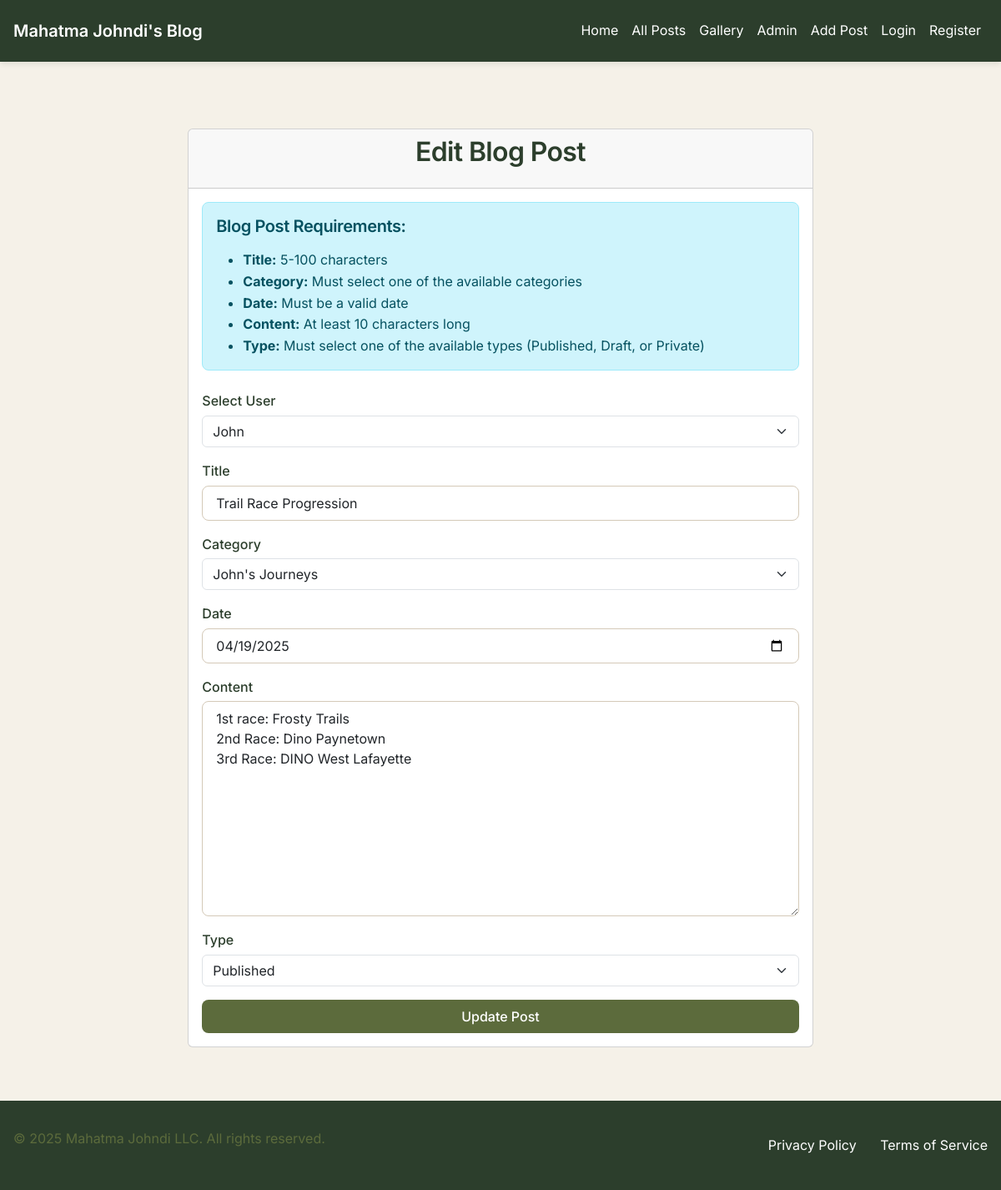
Screenshot of /edit_blog_post_instance/11 with the database file from the repository.
### tables this page shows
CREATE TABLE blog_posts (
                    post_id INTEGER PRIMARY KEY AUTOINCREMENT,
                    user_id INTEGER NOT NULL,
                    blog_category TEXT CHECK(blog_category IN ('Top 10s', 'John''s Journeys', 'Moments to Memories', 'Reviews') OR blog_category IS NULL),
                    title TEXT NOT NULL,
                    date TEXT DEFAULT CURRENT_TIMESTAMP, -- Automatically records the current date and time
                    body TEXT NOT NULL,
                    blog_type TEXT,
                    likes INTEGER DEFAULT 0, -- New column for likes
                    dislikes INTEGER DEFAULT 0, -- New column for dislikes
                    FOREIGN KEY (user_id) REFERENCES users(user_id)
                );

### app.py (the view, shortened to what this page needs)
@app.route('/edit_blog_post_instance/<int:post_id>', methods=['GET', 'POST'])
def edit_blog_post_instance(post_id):
    conn = get_db_connection()
    users = conn.execute("SELECT user_id, username FROM users").fetchall()
    form = EditBlogPostForm()
    form.user_id.choices = [(user['user_id'], user['username']) for user in users]
    if request.method == 'GET':
        post = conn.execute("SELECT * FROM blog_posts WHERE post_id = ?", (post_id,)).fetchone()
        if post:
            form.user_id.data = post['user_id']
            form.title.data = post['title']
            form.blog_category.data = post['blog_category']
            form.date.data = datetime.strptime(post['date'], '%Y-%m-%d') if post['date'] else None
            form.body.data = post['body']
            form.blog_type.data = post['blog_type']
        else:
            flash('Blog post not found.', 'error')
            return redirect(url_for('edit_blog_post'))
    post = conn.execute("SELECT * FROM blog_posts WHERE post_id = ?", (post_id,)).fetchone()
    conn.close()
    return render_template('edit_blog_post_instance.html', form=form, post=post)

### forms.py
class EditBlogPostForm(FlaskForm):
    user_id = SelectField('Select User', coerce=int, validators=[
        DataRequired(message='Please select a user')
    ])
    title = StringField('Title', validators=[
        DataRequired(),
        Length(min=5, max=100, message='Title must be between 5 and 100 characters long')
    ])
    blog_category = SelectField('Category', choices=[
        ('Top 10s', 'Top 10s'),
        ('John\'s Journeys', 'John\'s Journeys'),
        ('Moments to Memories', 'Moments to Memories'),
        ('Reviews', 'Reviews')
    ], validators=[DataRequired(message='Please select a category')])
    date = DateField('Date', validators=[DataRequired(message='Please select a date')])
    body = TextAreaField('Content', validators=[
        DataRequired(),
        Length(min=10, message='Blog post must be at least 10 characters long')
    ])
    blog_type = SelectField('Type', choices=[
        ('published', 'Published'),
        ('draft', 'Draft'),
        ('private', 'Private')
    ], validators=[DataRequired(message='Please select a post type')])

### app.py (called while the page is built)
def get_db_connection():
    conn = sqlite3.connect("database.db")
    conn.row_factory = sqlite3.Row
    return conn

### templates/edit_blog_post_instance.html (shortened to what this page needs)
{% extends 'base.html' %}
{% block content %}
<div class="container mt-5">
    <div class="row justify-content-center">
        <div class="col-md-8">
            <div class="card">
                <div class="card-header">
                    <h2 class="text-center">Edit Blog Post</h2>
                </div>
                <div class="card-body">
                    <div class="alert alert-info mb-4">
                        <h5 class="alert-heading">Blog Post Requirements:</h5>
                        <ul class="mb-0">
                            <li><strong>Title:</strong> 5-100 characters</li>
                            <li><strong>Category:</strong> Must select one of the available categories</li>
                            <li><strong>Date:</strong> Must be a valid date</li>
                            <li><strong>Content:</strong> At least 10 characters long</li>
                            <li><strong>Type:</strong> Must select one of the available types (Published, Draft, or Private)</li>
                        </ul>
                    </div>
                    <form method="POST" action="{{ url_for('edit_blog_post_instance', post_id=post['post_id']) }}">
                        <div class="mb-3">
                            {{ form.user_id.label(class="form-label") }}
                            {{ form.user_id(class="form-select") }}
                        </div>
                        <div class="mb-3">
                            {{ form.title.label(class="form-label") }}
                            {{ form.title(class="form-control", placeholder="Enter a descriptive title (5-100 characters)") }}
                        </div>
                        <div class="mb-3">
                            {{ form.blog_category.label(class="form-label") }}
                            {{ form.blog_category(class="form-select") }}
                        </div>
                        <div class="mb-3">
                            {{ form.date.label(class="form-label") }}
                            {{ form.date(class="form-control", type="date") }}
                        </div>
                        <div class="mb-3">
                            {{ form.body.label(class="form-label") }}
                            {{ form.body(class="form-control", rows="10", placeholder="Write your blog post content (minimum 10 characters)") }}
                        </div>
                        <div class="mb-3">
                            {{ form.blog_type.label(class="form-label") }}
                            {{ form.blog_type(class="form-select") }}
                        </div>
                        <div class="d-grid">
                            <button type="submit" class="btn btn-primary">Update Post</button>
                        </div>
                    </form>
                </div>
            </div>
        </div>
    </div>
</div>
{% endblock %}

### static/css/style.css (style rules this page uses)
:root { --primary: #5C6B3C; --primary-light: #7A8C4A; --primary-dark: #3D4A2C; --secondary: #8B7355; --background: #F5F1E8; --surface: #FFFFFF; --header-bg: #2C3E2C; --footer-bg: #2C3E2C; --text-primary: #2C3E2C; --text-secondary: #5C6B3C; --text-light: #8B7355; --border: #D4C9B8; --success: #4A6B3C; --error: #8B3C3C; --warning: #8B6B3C; --font-family: 'Inter', -apple-system, BlinkMacSystemFont, 'Segoe UI', Roboto, sans-serif; --font-size-base: 16px; --line-height-base: 1.6; --spacing-xs: 0.25rem; --spacing-sm: 0.5rem; --spacing-md: 1rem; --spacing-lg: 1.5rem; --spacing-xl: 2rem; --radius-sm: 0.25rem; --radius-md: 0.5rem; --radius-lg: 1rem; --shadow-sm: 0 1px 2px 0 rgba(44, 62, 44, 0.05); --shadow-md: 0 4px 6px -1px rgba(44, 62, 44, 0.1); --shadow-lg: 0 10px 15px -3px rgba(44, 62, 44, 0.1); --transition-fast: 150ms ease; --transition-normal: 250ms ease; --transition-slow: 350ms ease; }
* { margin: 0; padding: 0; box-sizing: border-box; }
html { scroll-behavior: smooth; }
body { font-family: var(--font-family); font-size: var(--font-size-base); line-height: var(--line-height-base); color: var(--text-primary); background-color: var(--background); background-image: linear-gradient(to bottom, var(--header-bg) 0%, var(--background) 100px); min-height: 100vh; }
h1, h2, h3, h4, h5, h6 { color: var(--text-primary); font-weight: 600; line-height: 1.2; margin-bottom: var(--spacing-md); letter-spacing: -0.02em; }
h2 { font-size: clamp(1.75rem, 4vw, 2rem); }
h5 { font-size: clamp(1.125rem, 2vw, 1.25rem); }
.container { width: 100%; max-width: 1200px; margin: 0 auto; padding: 0 var(--spacing-md); }
.form-control { width: 100%; padding: var(--spacing-sm) var(--spacing-md); border: 1px solid var(--border); border-radius: var(--radius-md); transition: all var(--transition-fast); background-color: var(--surface); font-size: 1rem; line-height: 1.5; }
.form-label { display: block; margin-bottom: var(--spacing-xs); color: var(--text-primary); font-weight: 500; }
.btn { display: inline-flex; align-items: center; justify-content: center; padding: var(--spacing-sm) var(--spacing-lg); border-radius: var(--radius-md); font-weight: 500; transition: all var(--transition-fast); cursor: pointer; border: none; font-size: 1rem; line-height: 1.5; min-height: 2.5rem; }
.btn-primary { background-color: var(--primary); color: white; }
.alert { padding: var(--spacing-md); border-radius: var(--radius-md); margin-bottom: var(--spacing-md); }

### rows the page displays
blog_posts: user_id "John", title "Trail Race Progression", blog_category "John's Journeys", date "04/19/2025", body "1st race: Frosty Trails 2nd Race: Dino Paynetown 3rd Race: DINO West Lafayette", blog_type "Published"
